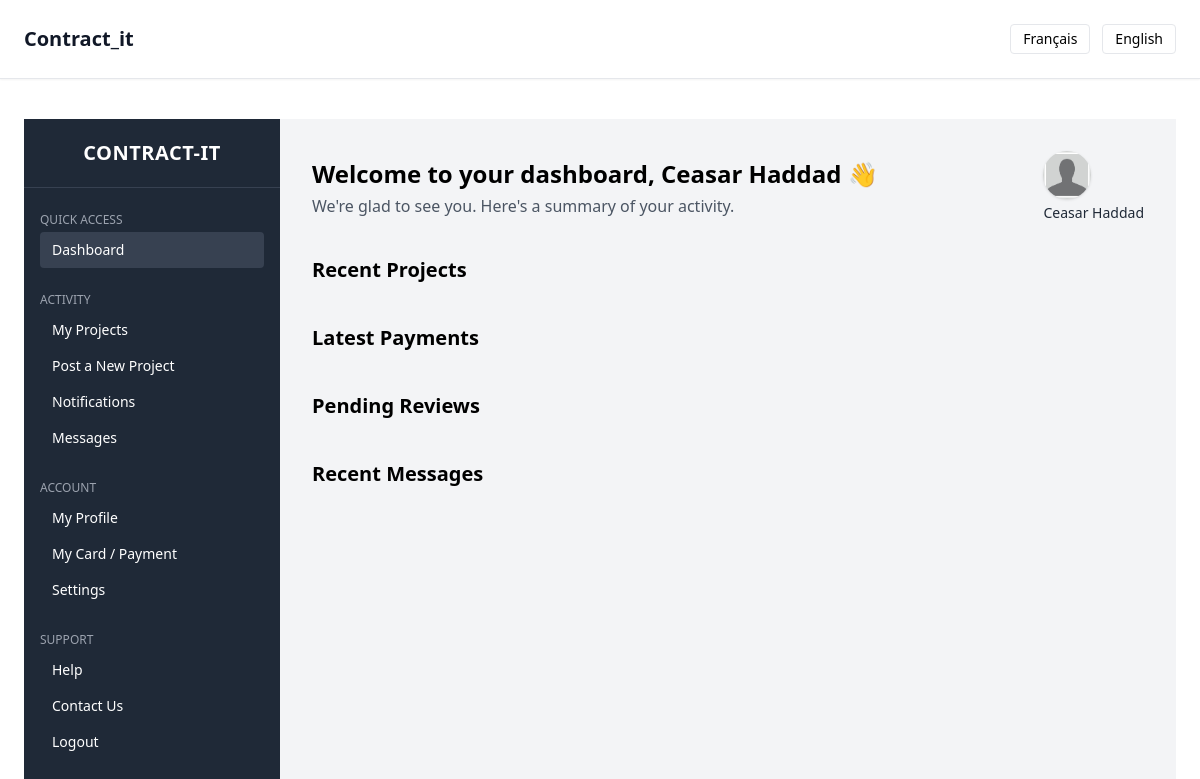
/api/accounts/dashboard/client/ (signed in), run on the app's committed database.
### accounts/models.py (models this page shows, shortened)
class CustomUser(AbstractBaseUser, PermissionsMixin):
    email = models.EmailField(unique=True, help_text="Adresse courriel utilisée pour se connecter à la plateforme. Obligatoire.")
    first_name = models.CharField(max_length=150, blank=True, help_text="Prénom de l'utilisateur. Optionnel.")
    last_name = models.CharField(max_length=150, blank=True, help_text="Nom de famille de l'utilisateur. Optionnel.")
    phone = models.CharField(max_length=15, blank=True, help_text="Numéro de téléphone. Optionnel.")
    city = models.CharField(max_length=100, help_text="Ville de résidence de l'utilisateur. Obligatoire.")
    language = models.CharField(max_length=10, choices=LANGUAGE_CHOICES, default='fr', help_text="Langue de l'interface utilisateur.")
    profile_picture = models.ImageField(
        upload_to='profiles/',
        blank=True,
        null=True,
        default='core/images/default-avatar.jpg',
        help_text="Photo de profil affichée publiquement. Optionnel."
    )
    bio = models.TextField(blank=True, help_text="Courte biographie affichée publiquement. Optionnel.")
    company_name = models.CharField(max_length=255, blank=True, help_text="Nom d'entreprise ou identité professionnelle. Optionnel.")
    is_verified = models.BooleanField(default=False, help_text="Statut de vérification validé manuellement par l'équipe. Optionnel.")
    date_joined = models.DateTimeField(auto_now_add=True, help_text="Date d'inscription de l'utilisateur. Générée automatiquement.")
    is_client = models.BooleanField(default=False, help_text="L'utilisateur peut publier des projets (client).")
    is_contractor = models.BooleanField(default=False, help_text="L'utilisateur peut proposer ses services (entrepreneur).")
    specialties = models.CharField(max_length=255, blank=True, help_text="Spécialités : plomberie, électricité, toiture, etc.")
    hourly_rate = models.DecimalField(max_digits=8, decimal_places=2, null=True, blank=True, help_text="Tarif horaire proposé. Optionnel.")
    availability = models.CharField(max_length=100, blank=True, help_text="Disponibilité actuelle (ex. : Disponible en juin).")
    certifications = models.TextField(blank=True, help_text="Certifications détenues (RBQ, ASP, etc.).")
    project_history_count = models.PositiveIntegerField(default=0, help_text="Nombre total de projets publiés.")
    USERNAME_FIELD = 'email'
    REQUIRED_FIELDS = ['language']
    objects = CustomUserManager()
    is_active = models.BooleanField(default=True, help_text="Statut actif du compte.")
    is_staff = models.BooleanField(default=False, help_text="Autorisation d'accès à l’interface d’administration.")

### accounts/views.py (the view)
# urls.py: path("dashboard/client/", views.client_dashboard_view, name="client_dashboard_view"),           # Tableau de bord client
@login_required
@client_required
def client_dashboard_view(request):
    return render(request, "accounts/client_dashboard.html", {
        "user": request.user
    })

### accounts/context_processors.py (called while the page is built)
def user_roles(request):
    user = request.user  # 🔍 Récupère l’utilisateur connecté (AnonymousUser si non connecté)
    return {
        'is_client': getattr(user, 'is_client', False),         # ✅ True si client, sinon False
        'is_contractor': getattr(user, 'is_contractor', False)  # ✅ True si entrepreneur, sinon False
    }

### accounts/permissions.py (called while the page is built)
def client_required(view_func):
    actual_decorator = user_passes_test(
        lambda u: u.is_authenticated and u.is_client,  # ✅ Condition de permission
        login_url='/login/'                            # 🔁 Redirection vers la connexion si la vérification échoue
    )
    return actual_decorator(view_func)

### accounts/templates/accounts/client_dashboard.html (shortened to what this page needs)
{% extends "core/useful/base2.html" %}
{% load i18n %}
{% load static %}
{% block content %}
<div class="flex min-h-screen bg-gray-100">
    <aside class="w-64 bg-gray-800 text-white flex flex-col justify-between">
        <div>
            <div class="px-6 py-5 text-center border-b border-gray-700">
                <h1 class="text-xl font-bold tracking-wide uppercase text-white">CONTRACT-IT</h1>
            </div>
            <nav class="mt-6 px-4 space-y-4 text-sm">
                <div>
                    <p class="uppercase text-gray-400 text-xs mb-1">{% trans "Quick Access" %}</p>
                    <a href="#" class="block py-2 px-3 bg-gray-700 rounded">{% trans "Dashboard" %}</a>
                </div>
                <div>
                    <p class="uppercase text-gray-400 text-xs mt-6 mb-1">{% trans "Activity" %}</p>
                    <a href="{% url 'my_projects_view' %}" class="block py-2 px-3 hover:bg-gray-700 rounded">
                        {% trans "My Projects" %}
                    </a>
                    <a href="{% url 'create_project_view' %}" class="block py-2 px-3 hover:bg-gray-700 rounded">
                        {% trans "Post a New Project" %}
                    </a>
                    <a href="#" class="block py-2 px-3 hover:bg-gray-700 rounded">{% trans "Notifications" %}</a>
                    <a href="#" class="block py-2 px-3 hover:bg-gray-700 rounded">{% trans "Messages" %}</a>
                </div>
                <div>
                    <p class="uppercase text-gray-400 text-xs mt-6 mb-1">{% trans "Account" %}</p>
                    <a href="{% url 'client_detail_view' user.id %}" class="block py-2 px-3 hover:bg-gray-700 rounded">{% trans "My Profile" %}</a>
                    <a href="#" class="block py-2 px-3 hover:bg-gray-700 rounded">{% trans "My Card / Payment" %}</a>
                    <a href="#" class="block py-2 px-3 hover:bg-gray-700 rounded">{% trans "Settings" %}</a>
                </div>
                <div>
                    <p class="uppercase text-gray-400 text-xs mt-6 mb-1">{% trans "Support" %}</p>
                    <a href="#" class="block py-2 px-3 hover:bg-gray-700 rounded">{% trans "Help" %}</a>
                    <a href="#" class="block py-2 px-3 hover:bg-gray-700 rounded">{% trans "Contact Us" %}</a>
                    <a href="{% url 'logout_view' %}" class="block py-2 px-3 hover:bg-gray-700 rounded">{% trans "Logout" %}</a>
                </div>
            </nav>
        </div>
    </aside>
    <main class="flex-1 p-8">
        <div class="flex justify-between items-center mb-8">
            <div>
                <h2 class="text-2xl font-bold">
                    {% trans "Welcome to your dashboard" %}, {{ user.first_name }} {{ user.last_name }} 👋
                </h2>
                <p class="text-gray-600 mt-1">{% trans "We're glad to see you. Here's a summary of your activity." %}</p>
            </div>
            <div class="text-right">
                <a href="{% url 'client_detail_view' user.id %}" class="inline-block">
                    <img src="{{ user.profile_picture.url }}" alt="{% trans 'Profile picture' %}"
                        class="w-12 h-12 rounded-full shadow">
                    <p class="mt-1 text-sm font-medium text-gray-800">
                        {{ user.first_name }} {{ user.last_name }}
                    </p>
                </a>
            </div>
        </div>
        <section class="mb-10">
            <h3 class="text-xl font-semibold mb-4">{% trans "Recent Projects" %}</h3>
        </section>
        <section class="mb-10">
            <h3 class="text-xl font-semibold mb-4">{% trans "Latest Payments" %}</h3>
        </section>
        <section class="mb-10">
            <h3 class="text-xl font-semibold mb-4">{% trans "Pending Reviews" %}</h3>
        </section>
        <section>
            <h3 class="text-xl font-semibold mb-4">{% trans "Recent Messages" %}</h3>
        </section>
    </main>
</div>
{% endblock %}

### data on the page
CustomUser: first_name "Ceasar", last_name "Haddad", profile_picture (placeholder picture)
